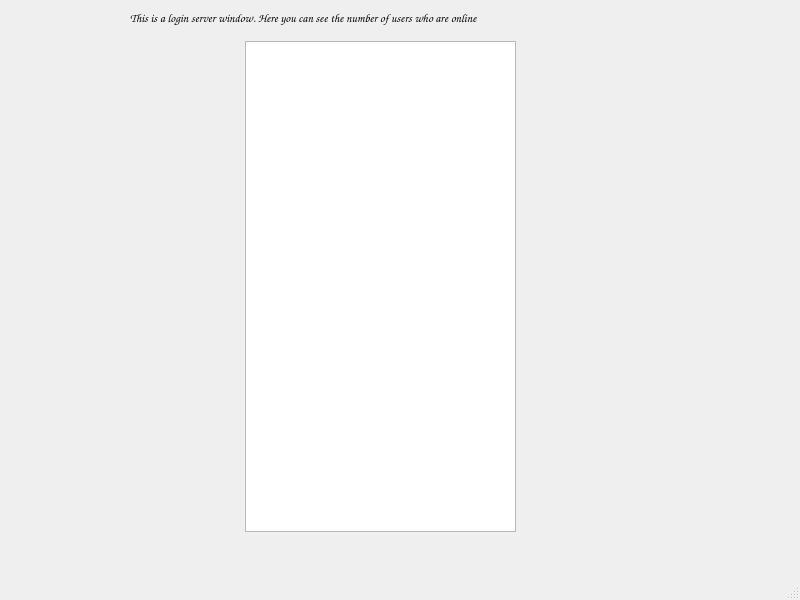
<?xml version="1.0" encoding="UTF-8"?>
<ui version="4.0">
 <class>MainWindow</class>
 <widget class="QMainWindow" name="MainWindow">
  <property name="geometry">
   <rect>
    <x>0</x>
    <y>0</y>
    <width>800</width>
    <height>600</height>
   </rect>
  </property>
  <property name="windowTitle">
   <string>MainWindow</string>
  </property>
  <widget class="QWidget" name="centralwidget">
   <widget class="QListWidget" name="listWidget">
    <property name="geometry">
     <rect>
      <x>245</x>
      <y>41</y>
      <width>271</width>
      <height>491</height>
     </rect>
    </property>
   </widget>
   <widget class="QLabel" name="label">
    <property name="geometry">
     <rect>
      <x>130</x>
      <y>10</y>
      <width>521</width>
      <height>16</height>
     </rect>
    </property>
    <property name="font">
     <font>
      <family>Comic Sans MS</family>
     </font>
    </property>
    <property name="text">
     <string>This is a login server window. Here you can see the number of users who are online</string>
    </property>
   </widget>
  </widget>
  <widget class="QMenuBar" name="menubar">
   <property name="geometry">
    <rect>
     <x>0</x>
     <y>0</y>
     <width>800</width>
     <height>22</height>
    </rect>
   </property>
  </widget>
  <widget class="QStatusBar" name="statusbar"/>
 </widget>
 <resources/>
 <connections/>
</ui>
